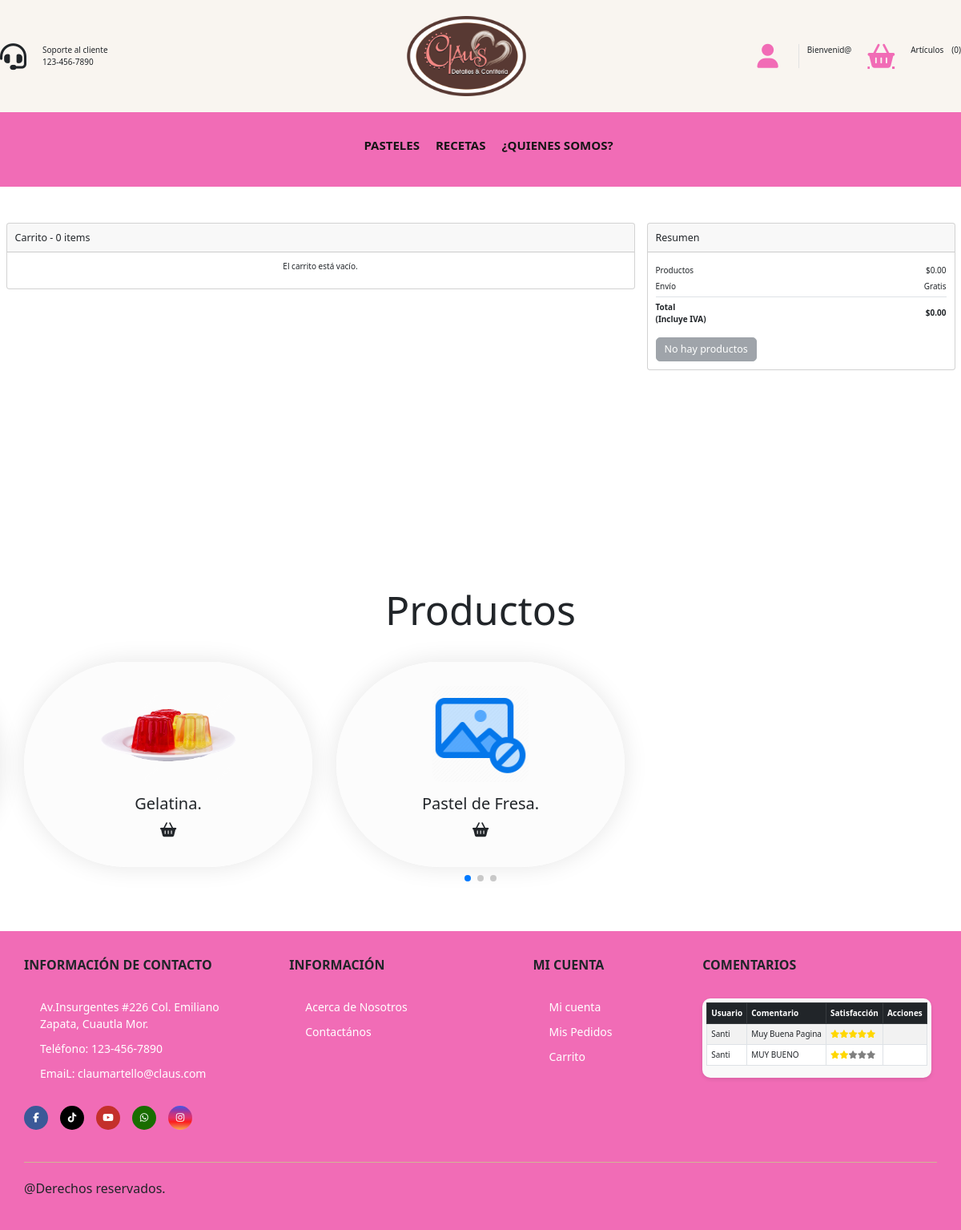
Before: /Vista/carrito.php with the older database file.
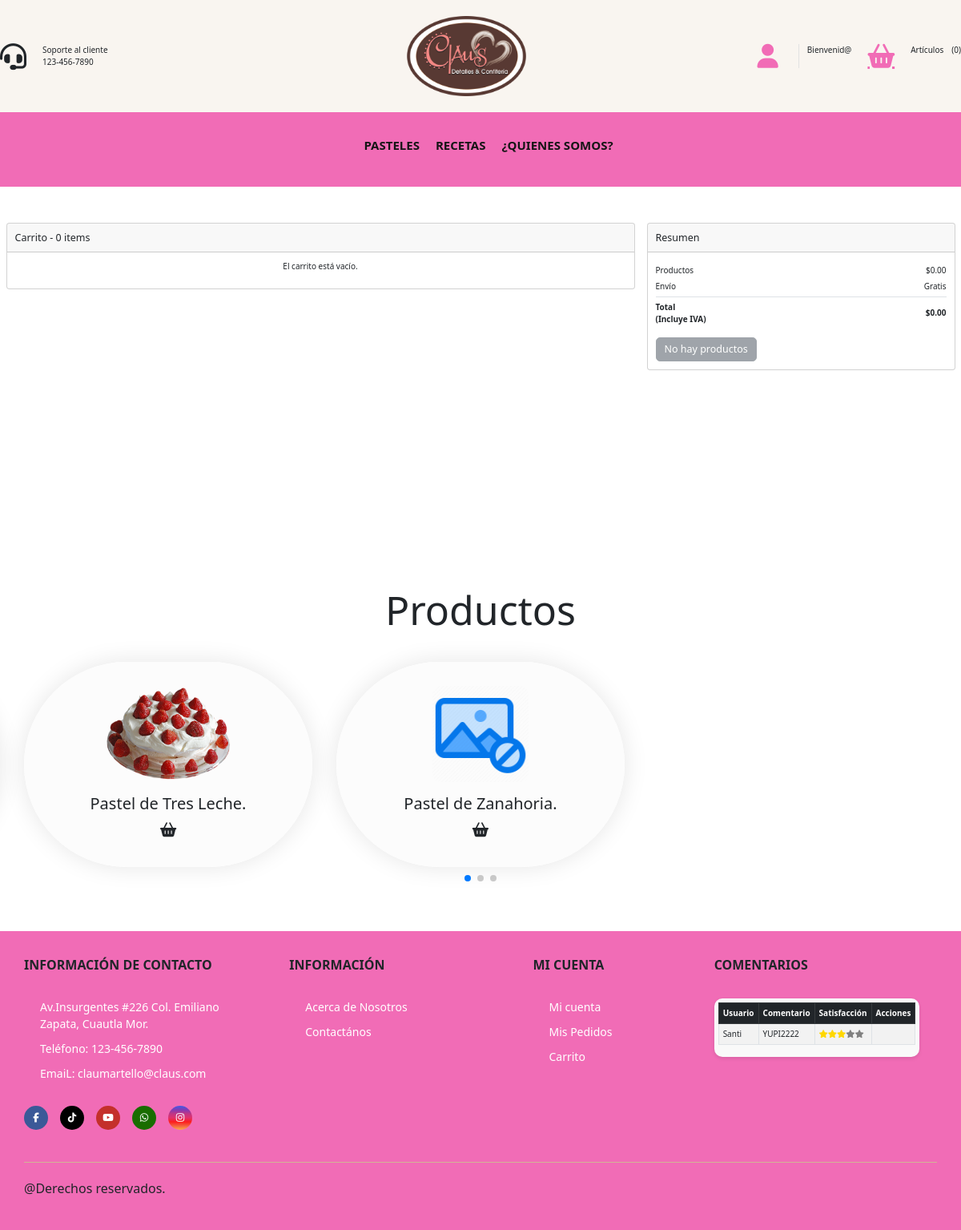
After: the same page with the newer database file.
### tables this page shows
CREATE TABLE `pasteles` (
  `id_pastel` int(11) NOT NULL COMMENT 'Guarda el numero identificador del pastel',
  `nombreP` varchar(20) NOT NULL COMMENT 'Guarda el nombre del pastel',
  `descripcion` text NOT NULL COMMENT 'Guarda una descripcion de lo que contiene el pastel',
  `precio` double NOT NULL DEFAULT 0 COMMENT 'Guarda el precio del pastel',
  `categoria` varchar(20) NOT NULL COMMENT 'Guarda la categoria del producto',
  `visualizacion` varchar(15) NOT NULL COMMENT 'Se alamacena visualizar o ocultar dependiendo si se desea visualizar el pastel',
  PRIMARY KEY (`id_pastel`)
);

CREATE TABLE `comentarios` (
  `id` int(11) NOT NULL AUTO_INCREMENT,
  `idUsuario` varchar(10) NOT NULL COMMENT 'Guarda el numero identificador del usuario que hizo el comentario',
  `comentario` text NOT NULL COMMENT 'Guarda el comentario realizado por el usuario',
  `satisfaccion` int(11) NOT NULL COMMENT 'Guarda la satisfacci?n del usuario con el servicio (1-5)',
  PRIMARY KEY (`id`),
  KEY `idUsuario` (`idUsuario`),
  CONSTRAINT `comentarios_ibfk_1` FOREIGN KEY (`idUsuario`) REFERENCES `usuarios` (`usuario`) ON DELETE CASCADE ON UPDATE CASCADE
);

CREATE TABLE `usuarios` (
  `usuario` varchar(10) NOT NULL COMMENT 'Guarda el nombre identificador del usuario',
  `nombre` varchar(20) NOT NULL COMMENT 'Guarda el nombre real del usuario',
  `apellido` varchar(20) NOT NULL COMMENT 'Guarda el apellido del usuario',
  `correo` varchar(30) NOT NULL COMMENT 'Guarda el correo del usuario',
  `contrasena` varchar(30) NOT NULL COMMENT 'Guarda la contrasenia del usuario',
  `rol` int(11) NOT NULL COMMENT 'Tipo de rol del usuario',
  PRIMARY KEY (`usuario`),
  KEY `rol` (`rol`),
  CONSTRAINT `usuarios_ibfk_1` FOREIGN KEY (`rol`) REFERENCES `rol` (`id_rol`) ON UPDATE CASCADE
);

### Vista/carrito.php (the view, shortened to what the rows shown need)
<?php require '../Static/head.php'; ?>
<link rel="stylesheet" href="../Static/css/CarritoStyle.css" />
<body>
    <section class="produ" id="produ">
        <div class="heading">
            <h1 class="heading-1">Productos</h1>
        </div>
        <div class="swiper produ-row">
            <div class="swiper-wrapper">
                <?php
                $counter = 4;
                foreach (array_slice($pasteles, 3) as $row) {
                    $imagen = "../Static/img/Productos/" . $row['nombreP'] . ".png";
                    if (!file_exists($imagen)) {
                        $imagen = "../Static/img/nophoto.png";
                    }
                    ?>
                    <div class="swiper-slide box">
                        <div class="img">
                            <img onclick="handleButtonClick(<?php echo $counter; ?>, '<?php echo $url; ?>', <?php echo $row['id_pastel']; ?>,
                                    '<?php echo htmlspecialchars($row['descripcion'], ENT_QUOTES); ?>')" src="<?php echo $imagen; ?>" alt="">
                        </div>
                        <div class="produ-content">
                            <h3><?php echo $row['nombreP']; ?>.</h3>
                            <div class="orderNow">
                                <button class="fa-solid fa-basket-shopping"
                                    onclick="handleButtonClick(<?php echo $counter; ?>, '<?php echo $url; ?>', <?php echo $row['id_pastel']; ?>,
                                    '<?php echo htmlspecialchars($row['descripcion'], ENT_QUOTES); ?>')">
                                </button>
                            </div>
                        </div>
                    </div>
                    <?php
                    $counter++;
                }
                ?>
            </div>
        </div>
    </section>
    <?php require '../Static/footer.php';?>
</body>

### Static/footer.php (shortened to what the rows shown need)
<footer class="footer">
			<div class="container container-footer">
				<div class="menu-footer">
					<div class="newsletter">
						<div class="content">
              <div class="comentarios">
                <div class="table-responsive">
                    <table class="table table-striped table-bordered table-hover">
                        <thead class="table-dark">
                            <tr>
                                <th>Usuario</th>
                                <th>Comentario</th>
                                <th>Satisfacción</th>
                                <th>Acciones</th>
                            </tr>
                        </thead>
                        <tbody>
                            <?php
                            $consulta = "SELECT c.idUsuario, c.id ,c.comentario, c.satisfaccion, u.nombre FROM comentarios c JOIN usuarios u ON c.idUsuario = u.usuario;";
                            $resultado = mysqli_query($conexion, $consulta);
                            if (mysqli_num_rows($resultado) > 0) {
                                while ($row = mysqli_fetch_assoc($resultado)) {
                                    $nombre = $row['nombre'];
                                    $com = $row['comentario'];
                                    $satisfaccion = $row['satisfaccion'];
                            ?>
                            <tr>
                                <td><?php echo $nombre; ?></td>
                                <td><?php echo $com; ?></td>
                                <td>
                                    <?php
                                    for ($i = 1; $i <= 5; $i++) {
                                        if ($i <= $satisfaccion) {
                                            echo '<i class="fa fa-star" style="color: gold;"></i>';
                                        } else {
                                            echo '<i class="fa fa-star" style="color: gray;"></i>';
                                        }
                                    }
                                    ?>
                                </td>
                                <td>
                                </td>
                            </tr>
                            <?php
                                }
                            } else {
                                echo '<tr><td colspan="4">No hay Comentarios disponibles.</td></tr>';
                            }
                            ?>
                        </tbody>
                    </table>
                </div>
            </div>
						</div>
					</div>
				</div>
			</div>
		</footer>

Changed rows visible on the page:
removed pasteles: nombreP "Pastel de Fresa"
no longer on this page (row edited): pasteles: nombreP (picture), nombreP "Gelatina"
removed comentarios: idUsuario.nombre "Santi", comentario "Muy Buena Pagina", satisfaccion 5 (drawn)
removed comentarios: idUsuario.nombre "Santi", comentario "MUY BUENO", satisfaccion 2 (drawn)
now on this page (row edited): pasteles: nombreP "Pastel de Zanahoria"
added pasteles: nombreP (picture), nombreP "Pastel de Tres Leche"
added comentarios: idUsuario.nombre "Santi", comentario "YUPI2222", satisfaccion 3 (drawn)
